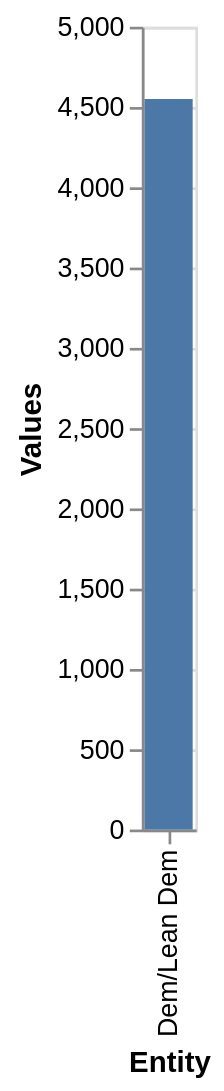

Vega-Lite specification stored for this chart:
### Vega-Lite specification from a JSON file in a GitHub repository (floating-point values rounded to 4 significant figures)
{"$schema": "https://vega.github.io/schema/vega-lite/v5.json", "description": "Bar chart auto-generated from CSV", "data": {"values": [{"Entity": "Dem/Lean Dem", "Values": "4550.0"}, {"Entity": "Mod/Lib", "Values": "nan"}, {"Entity": "Rep/Lean Rep", "Values": "nan"}]}, "mark": "bar", "encoding": {"x": {"field": "Entity", "type": "ordinal"}, "y": {"field": "Values", "type": "quantitative"}}}
